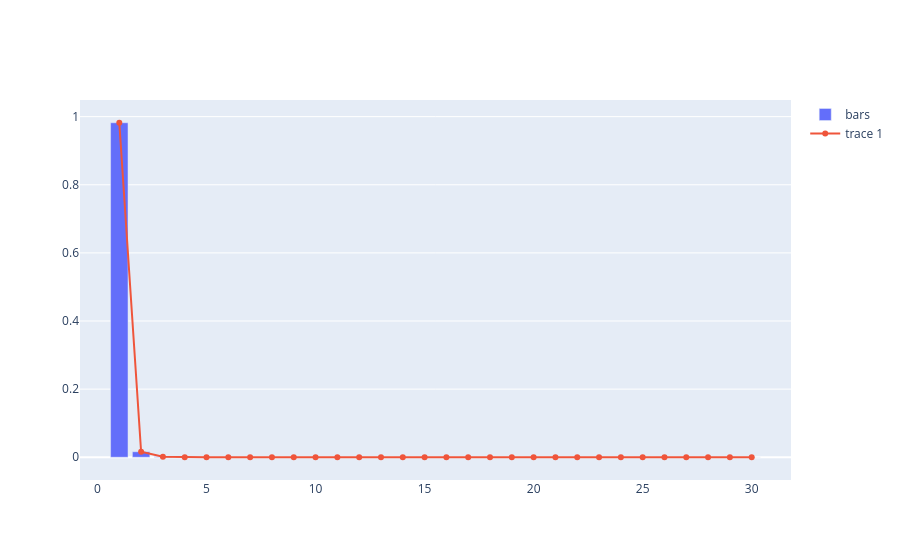

Notebook code for this chart:
### Code cell
components = [i for i in range(1, len(exp_variance_ratio_manual) + 1)]

scree_plot_fig = go.Figure()
scree_plot_fig.add_trace(
    go.Bar(name='bars', x=components, y=exp_variance_ratio_manual)
)
scree_plot_fig.add_trace(
    go.Scatter(x=components, y=exp_variance_ratio_manual, mode='lines+markers')
)
scree_plot_fig.show()

### Figure 1 — Plotly figure (JSON) as saved in the notebook; plotly's stock layout.template omitted (floating-point values rounded to 4 significant figures)
{"data": [{"name": "bars", "type": "bar", "x": [1, 2, 3, 4, 5, 6, 7, 8, 9, 10, 11, 12, 13, 14, 15, 16, 17, 18, 19, 20, 21, 22, 23, 24, 25, 26, 27, 28, 29, 30], "y": [0.982, 0.01618, 0.001558, 0.0001209, 8.827e-05, 6.649e-06, 4.017e-06, 8.22e-07, 3.441e-07, 1.86e-07, 6.995e-08, 1.659e-08, 6.996e-09, 4.783e-09, 2.935e-09, 1.417e-09, 8.296e-10, 5.204e-10, 4.085e-10, 3.633e-10, 1.728e-10, 1.275e-10, 7.727e-11, 6.284e-11, 3.573e-11, 2.764e-11, 8.145e-12, 6.302e-12, 4.437e-12, 1.553e-12]}, {"mode": "lines+markers", "type": "scatter", "x": [1, 2, 3, 4, 5, 6, 7, 8, 9, 10, 11, 12, 13, 14, 15, 16, 17, 18, 19, 20, 21, 22, 23, 24, 25, 26, 27, 28, 29, 30], "y": [0.982, 0.01618, 0.001558, 0.0001209, 8.827e-05, 6.649e-06, 4.017e-06, 8.22e-07, 3.441e-07, 1.86e-07, 6.995e-08, 1.659e-08, 6.996e-09, 4.783e-09, 2.935e-09, 1.417e-09, 8.296e-10, 5.204e-10, 4.085e-10, 3.633e-10, 1.728e-10, 1.275e-10, 7.727e-11, 6.284e-11, 3.573e-11, 2.764e-11, 8.145e-12, 6.302e-12, 4.437e-12, 1.553e-12]}], "layout": {}}
